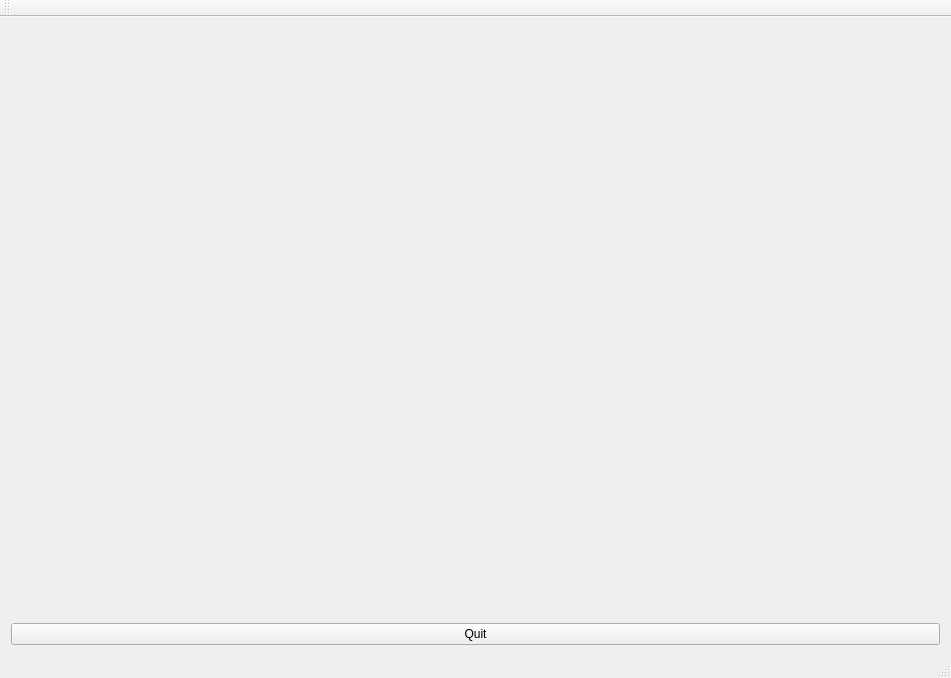
<?xml version="1.0" encoding="UTF-8"?>
<ui version="4.0">
 <class>MainWindow</class>
 <widget class="QMainWindow" name="MainWindow">
  <property name="windowModality">
   <enum>Qt::ApplicationModal</enum>
  </property>
  <property name="geometry">
   <rect>
    <x>0</x>
    <y>0</y>
    <width>951</width>
    <height>678</height>
   </rect>
  </property>
  <property name="windowTitle">
   <string>MainWindow</string>
  </property>
  <widget class="QWidget" name="centralWidget">
   <layout class="QGridLayout" name="gridLayout">
    <item row="0" column="0">
     <widget class="OGLWidget" name="widget" native="true"/>
    </item>
    <item row="1" column="0">
     <widget class="QPushButton" name="pushButton">
      <property name="text">
       <string>Quit</string>
      </property>
     </widget>
    </item>
   </layout>
  </widget>
  <widget class="QMenuBar" name="menuBar">
   <property name="geometry">
    <rect>
     <x>0</x>
     <y>0</y>
     <width>951</width>
     <height>23</height>
    </rect>
   </property>
  </widget>
  <widget class="QToolBar" name="mainToolBar">
   <attribute name="toolBarArea">
    <enum>TopToolBarArea</enum>
   </attribute>
   <attribute name="toolBarBreak">
    <bool>false</bool>
   </attribute>
  </widget>
  <widget class="QStatusBar" name="statusBar"/>
 </widget>
 <layoutdefault spacing="6" margin="11"/>
 <customwidgets>
  <customwidget>
   <class>OGLWidget</class>
   <extends>QWidget</extends>
   <header location="global">oglwidget.h</header>
   <container>1</container>
  </customwidget>
 </customwidgets>
 <resources/>
 <connections/>
</ui>
